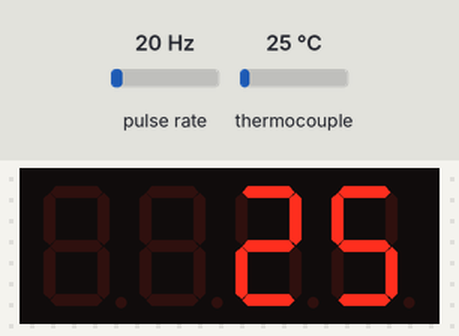
Bench run of a sketch on a simulated ESP32. On the bench: 4-digit seven-segment display. Wiring (inferred from the names in the program): pulse sensor: data GPIO 15. The test bench sets the inputs (shaded band); at power-on: pulse rate 20 Hz, thermocouple 25 °C. What the sketch prints to the serial monitor is not drawn.

Above: at 1.4 s.
1.5 s: pulse rate (sensor on GPIO 15) set to 4 Hz
At 2.0 s:
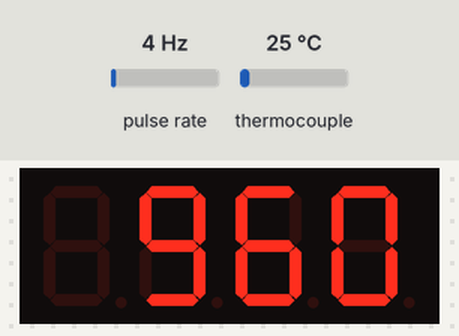
3.1 s: thermocouple set to 75 °C
At 4.52 s:
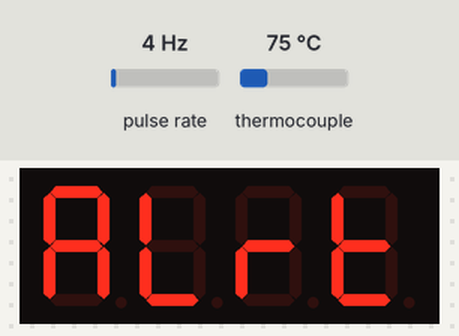
7.1 s: thermocouple set to 0 °C
At 10.5 s:
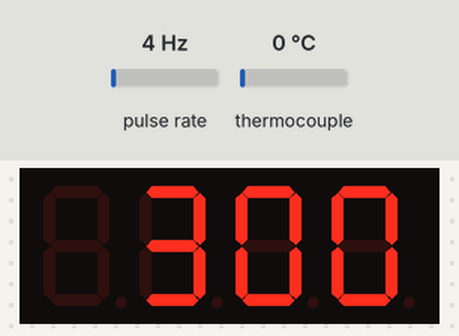
11.6 s: pulse rate (sensor on GPIO 15) set to 50 Hz
At 13.98 s:
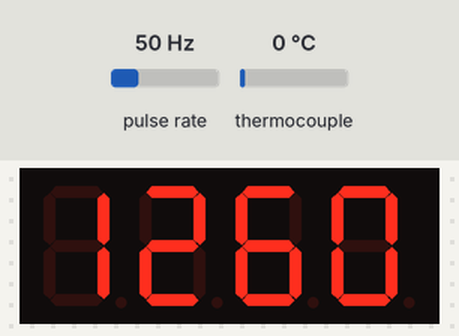
14.1 s: pulse rate (sensor on GPIO 15) set to 1 Hz
At 19.3 s:
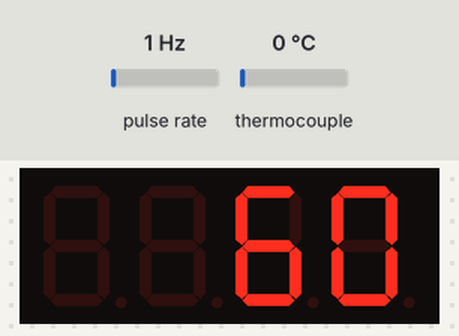
19.6 s: thermocouple set to 6 °C
At 20.72 s:
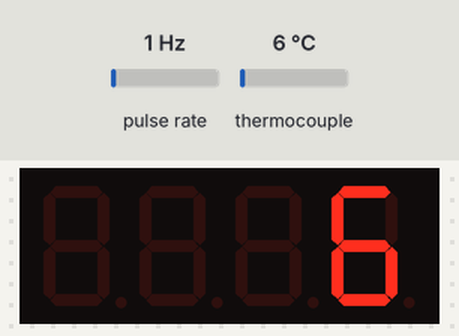
Timing chart, 0 to 22.6 s (numbered marks = the images above; inputs shaded):
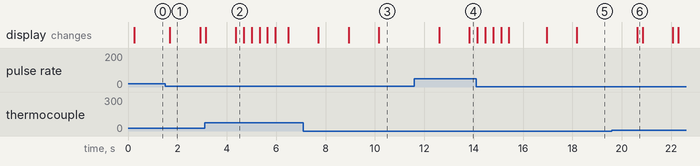

The sketch:

rpmandmax.ino
```cpp
#include <esp_now.h>
#include <WiFi.h>
#include <TM1637Display.h>
#include <max6675.h>
#include "esp_wifi.h"

// ------- MAX6675 Thermocouple Pins -------
int thermoCLK = 18;
int thermoCS = 5;
int thermoDO = 19;
MAX6675 thermocouple(thermoCLK, thermoCS, thermoDO);

// ------- TM1637 Display Pins -------
#define CLK 2
#define DIO 4
TM1637Display display(CLK, DIO);

// ------- Hall Sensor -------
#define HALL_SENSOR_PIN 15

// ------- Receiver MAC Address -------
uint8_t receiverAddress[] = {0x2C, 0xBC, 0xBB, 0x0C, 0x11, 0xA4};

// ------- Data Structure -------
typedef struct struct_message {
  uint8_t type;
  float value; // Used for both temperature (°C) and RPM
} struct_message;

struct_message myData;

// ------- ESP-NOW Channel Variables -------
int workingChannel = -1;
int failedAttempts = 0;
const int MAX_FAILED_ATTEMPTS = 3;
bool ackReceived = false;

// ------- Temperature Settings -------
#define TEMP_THRESHOLD 50

// ------- RPM Calculation Variables -------
volatile int pulseCount = 0;
unsigned long lastPulseTime = 0;
unsigned long lastRPMCheck = 0;
const int pulseInterval = 50;   // Debounce
const int sampleTime = 1000;    // RPM Sample Time (ms)
int currentRPM = 0;
#define RPM_THRESHOLD 1000

bool alertToggle = false;

// ------- ISR for Hall Sensor -------
void IRAM_ATTR pulseISR() {
  unsigned long now = millis();
  if (now - lastPulseTime > pulseInterval) {
    pulseCount++;
    lastPulseTime = now;
  }
}

// ------- On Data Sent Callback -------
void OnDataSent(const uint8_t *mac_addr, esp_now_send_status_t status) {
  ackReceived = (status == ESP_NOW_SEND_SUCCESS);
}

// ------- Try Channel -------
bool tryChannel(int channel) {
  WiFi.mode(WIFI_STA);
  esp_wifi_set_promiscuous(false);
  esp_wifi_set_channel(channel, WIFI_SECOND_CHAN_NONE);
  delay(10);

  if (esp_now_init() != ESP_OK) return false;
  esp_now_register_send_cb(OnDataSent);

  esp_now_peer_info_t peerInfo = {};
  memcpy(peerInfo.peer_addr, receiverAddress, 6);
  peerInfo.channel = 0;
  peerInfo.encrypt = false;
  if (!esp_now_is_peer_exist(receiverAddress)) {
    if (esp_now_add_peer(&peerInfo) != ESP_OK) {
      esp_now_deinit();
      return false;
    }
  }

  // Send dummy message
  ackReceived = false;
  struct_message dummy;
  dummy.type = 2;
  dummy.value = 9999;
  esp_now_send(receiverAddress, (uint8_t *)&dummy, sizeof(dummy));
  delay(200);
  esp_now_deinit();
  return ackReceived;
}

// ------- Scan All Channels -------
bool findReceiverChannel() {
  Serial.println("🔍 Scanning channels 1 to 13...");
  for (int ch = 1; ch <= 13; ch++) {
    Serial.print("📡 Testing channel ");
    Serial.println(ch);
    if (tryChannel(ch)) {
      workingChannel = ch;
      Serial.print("✅ Receiver found on channel ");
      Serial.println(ch);
      return true;
    }
  }
  workingChannel = -1;
  return false;
}

// ------- Setup ESP-NOW -------
bool setupESPNow() {
  WiFi.mode(WIFI_STA);
  esp_wifi_set_channel(workingChannel, WIFI_SECOND_CHAN_NONE);

  if (esp_now_init() != ESP_OK) return false;
  esp_now_register_send_cb(OnDataSent);

  esp_now_peer_info_t peerInfo = {};
  memcpy(peerInfo.peer_addr, receiverAddress, 6);
  peerInfo.channel = 0;
  peerInfo.encrypt = false;
  if (!esp_now_is_peer_exist(receiverAddress)) {
    if (esp_now_add_peer(&peerInfo) != ESP_OK) return false;
  }
  Serial.print("📡 Locked to Channel: ");
  Serial.println(workingChannel);
  return true;
}

// ------- Setup -------
void setup() {
  Serial.begin(115200);
  display.setBrightness(0x0f);
  display.showNumberDec(0);

  pinMode(HALL_SENSOR_PIN, INPUT_PULLUP);
  attachInterrupt(digitalPinToInterrupt(HALL_SENSOR_PIN), pulseISR, FALLING);

  if (!findReceiverChannel()) {
    Serial.println("❌ No receiver found. Halting.");
    while (true);
  }

  if (!setupESPNow()) {
    Serial.println("❌ Failed to setup ESP-NOW. Halting.");
    while (true);
  }
}

// ------- Loop -------
void loop() {
  // ----- Temperature Measurement -----
  float tempC = thermocouple.readCelsius();
  if (!isnan(tempC) && tempC > 0 && tempC < 1000) {
    Serial.print("🌡 Temp (°C): ");
    Serial.println(tempC);
    bool overTemp = (tempC >= TEMP_THRESHOLD);
    int tempInt = (int)tempC;

    if (overTemp) {
      if (alertToggle) {
        for (int i = 0; i < 3; i++) {
          display.showNumberDec(tempInt, false);
          delay(300); display.clear(); delay(300);
        }
      } else {
        uint8_t alert[] = {0x77, 0x38, 0x50, 0x78};
        for (int i = 0; i < 3; i++) {
          display.setSegments(alert);
          delay(300); display.clear(); delay(300);
        }
      }
      alertToggle = !alertToggle;
    } else {
      display.showNumberDec(tempInt, false);
    }

    // Send temp data
    myData.type = 1;
    myData.value = tempC;
    ackReceived = false;
    esp_err_t result = esp_now_send(receiverAddress, (uint8_t *)&myData, sizeof(myData));

    if (result == ESP_OK) {
      delay(200);
      Serial.println(ackReceived ? "✅ Temp sent" : "⚠️ Sent, no ACK");
      failedAttempts = ackReceived ? 0 : failedAttempts + 1;
    } else {
      Serial.print("❌ Temp send error: ");
      Serial.println(result);
      failedAttempts++;
    }
  }

  // ----- RPM Calculation -----
  unsigned long currentMillis = millis();
  if (currentMillis - lastRPMCheck >= sampleTime) {
    detachInterrupt(digitalPinToInterrupt(HALL_SENSOR_PIN));
    currentRPM = pulseCount * 60;
    pulseCount = 0;
    lastRPMCheck = currentMillis;
    attachInterrupt(digitalPinToInterrupt(HALL_SENSOR_PIN), pulseISR, FALLING);

    Serial.print("⚙ RPM: ");
    Serial.println(currentRPM);

    if (currentRPM >= RPM_THRESHOLD) {
      if (alertToggle) {
        for (int i = 0; i < 3; i++) {
          display.showNumberDec(currentRPM, false);
          delay(300); display.clear(); delay(300);
        }
      } else {
        uint8_t alert[] = {0x77, 0x38, 0x50, 0x78};
        for (int i = 0; i < 3; i++) {
          display.setSegments(alert);
          delay(300); display.clear(); delay(300);
        }
      }
      alertToggle = !alertToggle;
    } else {
      display.showNumberDec(currentRPM, false);
    }

    // Send RPM data
    myData.type = 2;
    myData.value = currentRPM;
    ackReceived = false;
    esp_err_t result = esp_now_send(receiverAddress, (uint8_t *)&myData, sizeof(myData));

    if (result == ESP_OK) {
      delay(200);
      Serial.println(ackReceived ? "✅ RPM sent" : "⚠️ Sent, no ACK");
      failedAttempts = ackReceived ? 0 : failedAttempts + 1;
    } else {
      Serial.print("❌ RPM send error: ");
      Serial.println(result);
      failedAttempts++;
    }
  }

  // ----- Recovery on Failure -----
  if (failedAttempts >= MAX_FAILED_ATTEMPTS) {
    Serial.println("🔄 Too many failures. Reconnecting...");
    esp_now_del_peer(receiverAddress);
    esp_now_deinit();
    while (true) {
      if (findReceiverChannel() && setupESPNow()) {
        Serial.println("✅ Reconnected");
        failedAttempts = 0;
        break;
      }
      Serial.println("🔁 Retrying in 5 seconds...");
      delay(5000);
    }
  }

  delay(1000);  // 1 second loop
}
```

Measured:
- after the input at 3.1 s, the display: first differs from a run without the input after 1.3 s (image 2)
- after the input at 11.6 s, the display: first changes after 1.0 s (image 4 shows a later state)
- after the input at 19.6 s, the display: changes after 1.0 s (image 6)
- what the display in image 1 shows lasts 1.2 s, from 1.7 s to 2.9 s
